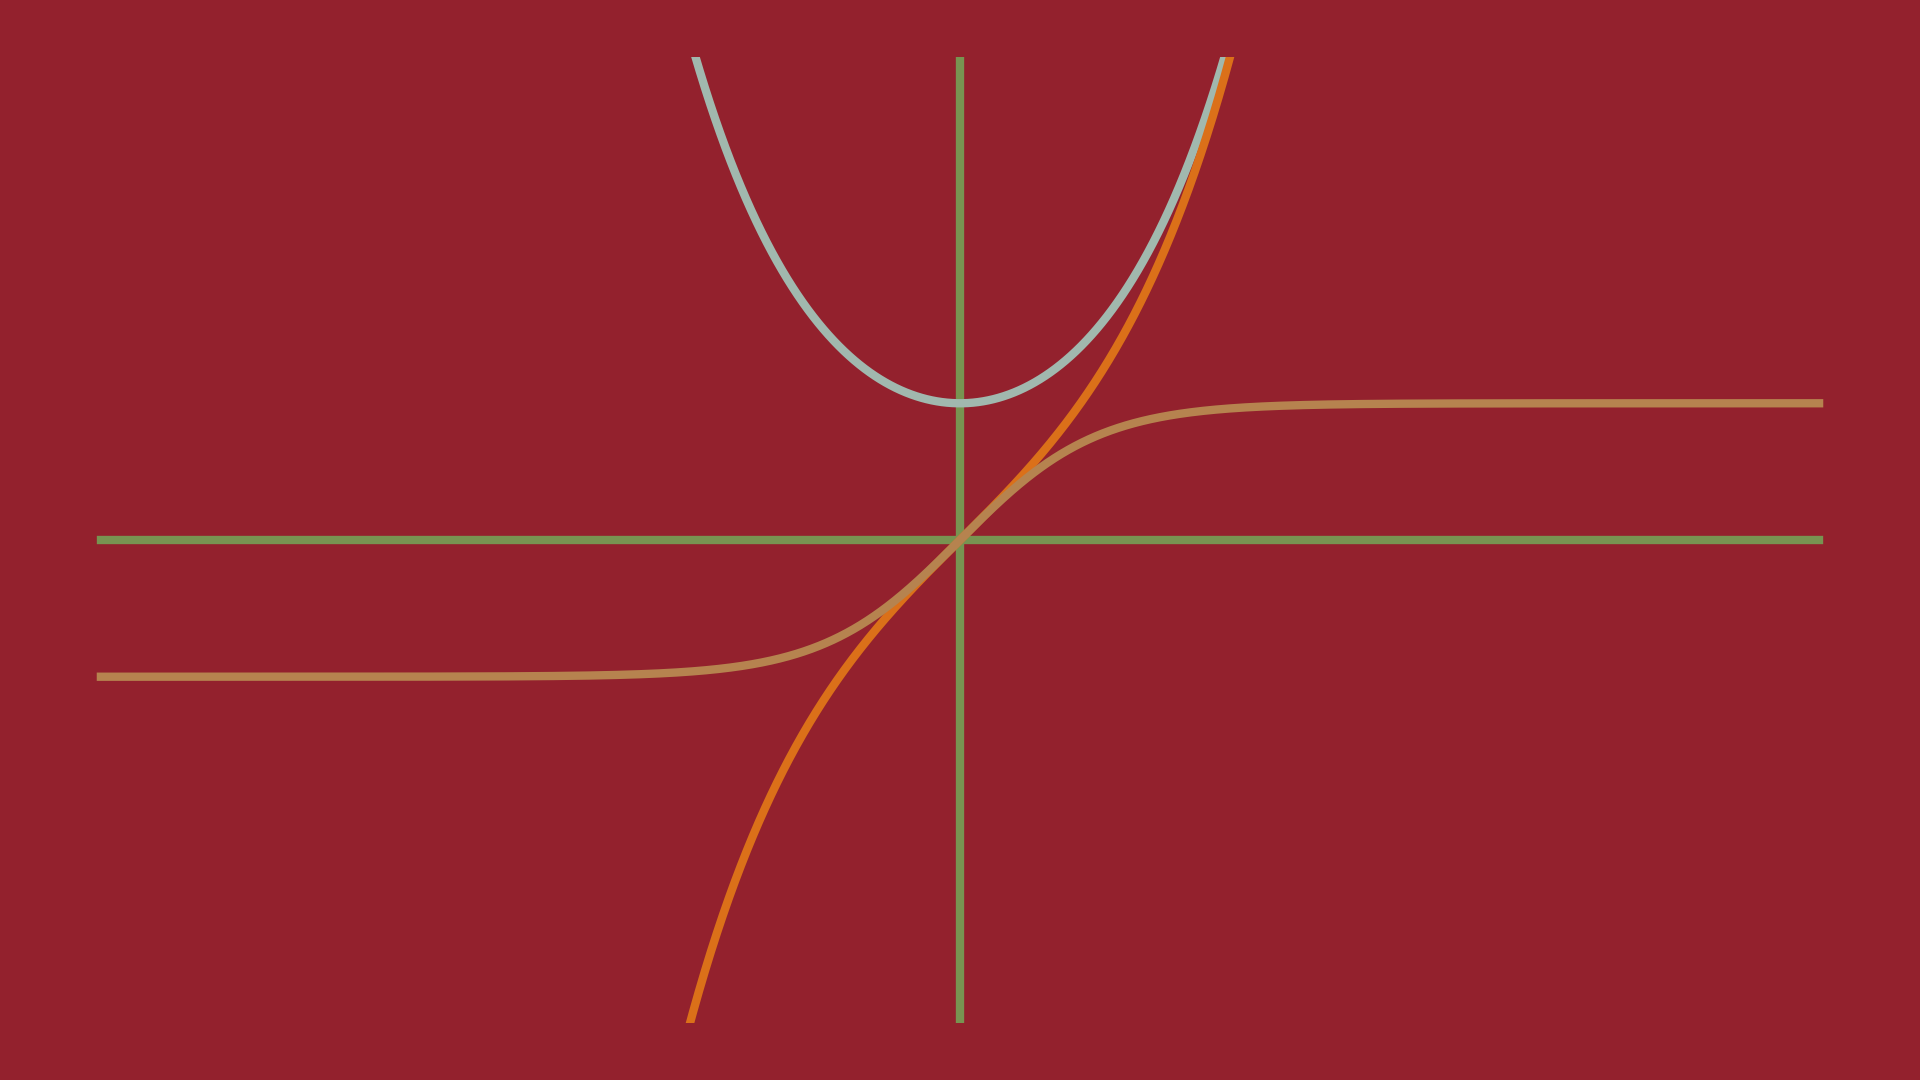

Write Python code to recreate this figure.
from pathlib import Path

import matplotlib.pyplot as plt
import numpy as np


def main() -> None:
    # config
    fp: Path = Path(__file__).resolve().with_suffix(".png")
    plt.rcParams["figure.dpi"] = 100
    plt.rcParams["figure.figsize"] = [19.2, 10.8]
    # 配色バリエーション BOOK 24
    colors: list[str] = [
        f"#{r:02x}{g:02x}{b:02x}"
        for r, g, b in [
            (120, 147, 81),
            (161, 184, 174),
            (219, 112, 25),
            (182, 131, 79),
            (147, 33, 45),
        ]
    ]
    # generate figure
    fig: plt.Figure
    ax: plt.Axes
    fig, ax = plt.subplots()
    # plot
    t: np.ndarray = np.linspace(-2*np.pi, 2*np.pi, 2001, endpoint=True)
    ax.plot([-2*np.pi, 2*np.pi], [0, 0], color=colors[0], linewidth=6)
    ax.plot([0, 0], [-np.pi*9/8, np.pi*9/8], color=colors[0], linewidth=6)
    ax.plot(t, np.cosh(t), color=colors[1], linewidth=6)
    ax.plot(t, np.sinh(t), color=colors[2], linewidth=6)
    ax.plot(t, np.tanh(t), color=colors[3], linewidth=6)
    # arrange
    #ax.set_xlim(-np.pi, np.pi)
    ax.set_ylim(-np.pi*9/8, np.pi*9/8)
    ax.axis("off")
    ax.set_aspect("equal")
    ax.set_facecolor(colors[-1])
    fig.set_facecolor(colors[-1])
    fig.tight_layout()
    # output
    fig.savefig(fp)
    plt.cla()
    plt.clf()
    plt.close(fig)
    return None


if __name__ == "__main__":
    main()
